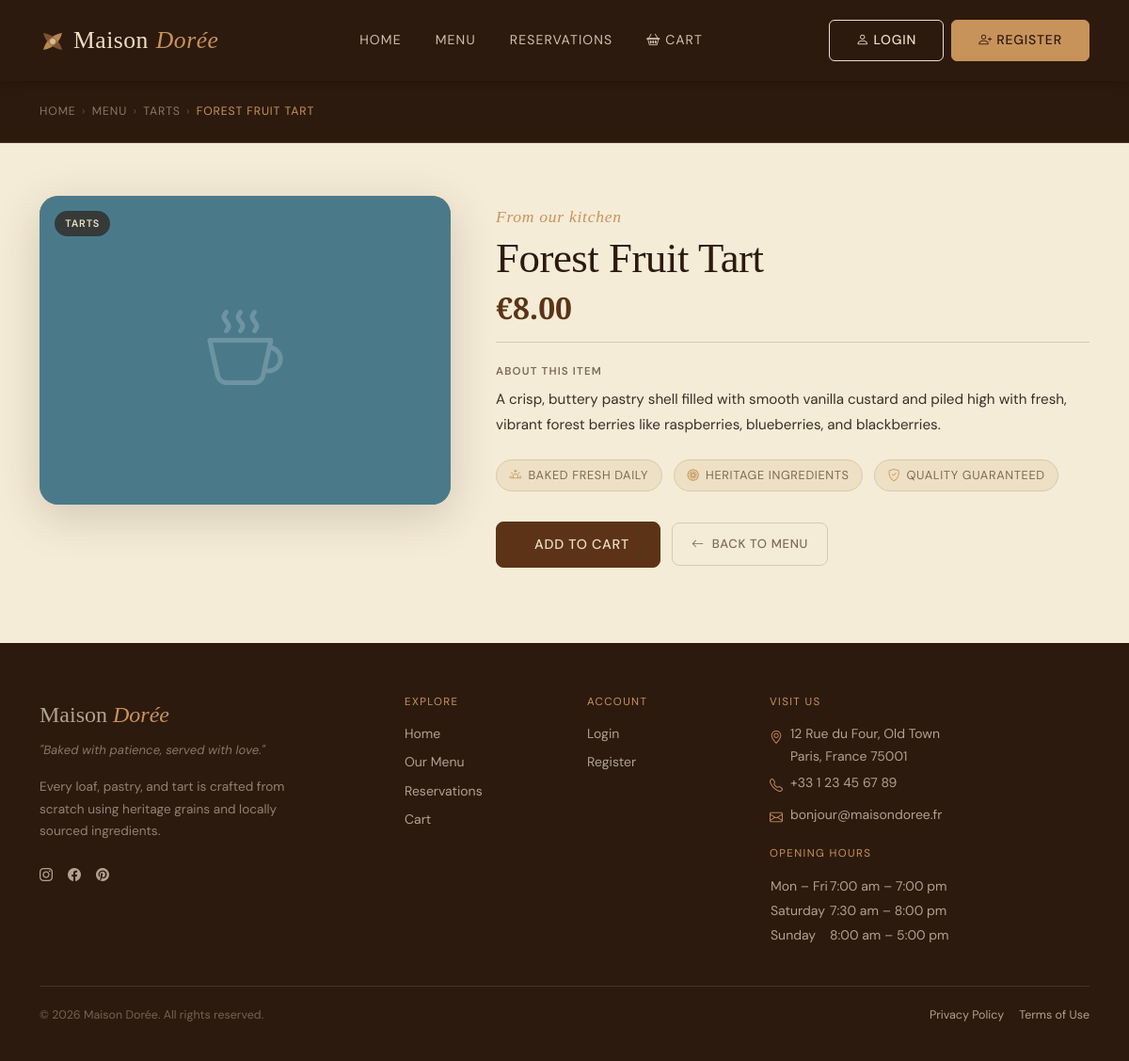
The app's page /product_details.php?id=27 with its own data.
### tables this page shows
CREATE TABLE `products` (
  `id` int(11) NOT NULL,
  `category_id` int(11) DEFAULT NULL,
  `name` varchar(100) NOT NULL,
  `description` text DEFAULT NULL,
  `price` decimal(10,2) NOT NULL,
  `image_url` varchar(255) DEFAULT NULL
);

CREATE TABLE `categories` (
  `id` int(11) NOT NULL,
  `name` varchar(50) NOT NULL
);

### db_connect.php (called while the page is built, shortened)
<?php
function db(): PDO {
    static $pdo = null;
    $dsn = sprintf('mysql:host=%s;port=%s;dbname=%s;charset=%s', DB_HOST, DB_PORT, DB_NAME, DB_CHARSET);
    $options = [
        PDO::ATTR_ERRMODE            => PDO::ERRMODE_EXCEPTION,
        PDO::ATTR_DEFAULT_FETCH_MODE => PDO::FETCH_ASSOC,
        PDO::ATTR_EMULATE_PREPARES   => false,
    ];
    try {
        $pdo = new PDO($dsn, DB_USER, DB_PASS, $options);
    } catch (PDOException $e) {
        error_log($e->getMessage());
        exit('Connection failed.');
    }
    return $pdo;
}
function db_fetch_one(string $sql, array $params = []): ?array {
    $stmt = db()->prepare($sql);
    $stmt->execute($params);
    $row = $stmt->fetch();
    return $row !== false ? $row : null;
}
?>

### product_details.php (the view, shortened to what this page needs)
<?php
require_once __DIR__ . '/db_connect.php';
$productId = filter_input(INPUT_GET, 'id', FILTER_VALIDATE_INT, [
    'options' => ['min_range' => 1],
]);
$product = db_fetch_one(
    'SELECT
         p.id,
         p.name,
         p.description,
         p.price,
         p.image_url,
         c.id   AS category_id,
         c.name AS category_name
     FROM products p
     JOIN categories c ON c.id = p.category_id
    WHERE p.id = :id
    LIMIT 1',
    [':id' => $productId]
);
$price  = number_format((float) $product['price'], 2);
$swatchColors = ['#C8935A','#9C6B3C','#5C3317','#EDE0C4','#C2796A','#6B7A3C','#4A7A8A'];
$swatch = $swatchColors[$product['id'] % count($swatchColors)];
require_once __DIR__ . '/header.php';
?>
<section class="pd-hero" aria-label="Product breadcrumb">
    <div class="container">
        <nav aria-label="Breadcrumb" class="pd-breadcrumb">
            <a href="index.php">Home</a>
            <span aria-hidden="true">›</span>
            <a href="products.php">Menu</a>
            <?php if (!empty($product['category_name'])): ?>
                <span aria-hidden="true">›</span>
                <a href="products.php?category_id=<?= (int) $product['category_id'] ?>">
                    <?= htmlspecialchars($product['category_name']) ?>
                </a>
            <?php endif; ?>
            <span aria-hidden="true">›</span>
            <span aria-current="page"><?= htmlspecialchars($product['name']) ?></span>
        </nav>
    </div>
</section>
<section class="pd-section" aria-labelledby="pd-product-name">
    <div class="container">
        <div class="row g-5 align-items-start">
            <div class="col-12 col-lg-5">
                <div class="pd-image-wrap">
                    <div class="pd-image-swatch"
                         style="background-color:<?= $swatch ?>;"
                         aria-hidden="true">
                        <i class="bi bi-cup-hot pd-image-swatch__icon"></i>
                    </div>
                    <?php if (!empty($product['category_name'])): ?>
                        <span class="pd-image-badge">
                            <?= htmlspecialchars($product['category_name']) ?>
                        </span>
                    <?php endif; ?>
                </div>
            </div>
            <div class="col-12 col-lg-7">
                <div class="pd-details">
                    <span class="label-script">From our kitchen</span>
                    <h1 class="pd-details__name" id="pd-product-name">
                        <?= htmlspecialchars($product['name']) ?>
                    </h1>
                    <p class="pd-details__price" aria-label="Price: €<?= $price ?>">
                        €<?= $price ?>
                    </p>
                    <hr class="pd-divider">
                    <?php if (!empty($product['description'])): ?>
                        <div class="pd-details__desc">
                            <h2 class="pd-details__desc-label">About this item</h2>
                            <p><?= nl2br(htmlspecialchars($product['description'])) ?></p>
                        </div>
                    <?php else: ?>
                        <p class="pd-details__desc-empty">
                            No description available for this product yet.
                        </p>
                    <?php endif; ?>
                    <ul class="pd-trust" aria-label="Product highlights">
                        <li><i class="bi bi-sunrise" aria-hidden="true"></i> Baked fresh daily</li>
                        <li><i class="bi bi-flower1" aria-hidden="true"></i> Heritage ingredients</li>
                        <li><i class="bi bi-shield-check" aria-hidden="true"></i> Quality guaranteed</li>
                    </ul>
                    <div class="pd-actions">
                        <a
                            href="addtocart.php?id=<?= (int) $product['id'] ?>"
                            class="btn btn-primary btn-lg pd-actions__cart"
                            aria-label="Add <?= htmlspecialchars($product['name']) ?> to cart">
                            Add to Cart
                        </a>
                        <a
                            href="products.php<?= !empty($product['category_id']) ? '?category_id=' . (int)$product['category_id'] : '' ?>"
                            class="btn btn-ghost pd-actions__back">
                            <i class="bi bi-arrow-left me-1" aria-hidden="true"></i>
                            Back to Menu
                        </a>
                    </div>
                </div>
            </div>
        </div>
    </div>
</section>
<?php require_once __DIR__ . '/footer.php'; ?>

### style.css (style rules this page uses)
:root { --cafe-espresso: #2C1A0E; --cafe-coffee: #5C3317; --cafe-latte: #9C6B3C; --cafe-caramel: #C8935A; --cafe-cream: #F5ECD7; --cafe-parchment: #EDE0C4; --cafe-milk: #FAF6EF; --cafe-rose: #C2796A; --cafe-rose-light: #EBD5D0; --cafe-charcoal: #3A2E27; --cafe-muted: #7D6B5A; --cafe-border: #D9C9AE; --cafe-white: #FFFFFF; --bs-body-bg: var(--cafe-cream); --bs-body-color: var(--cafe-charcoal); --bs-body-font-family: 'DM Sans', sans-serif; --bs-body-font-size: 1rem; --bs-body-line-height: 1.7; --bs-border-color: var(--cafe-border); --bs-border-radius: 0.5rem; --bs-border-radius-lg: 0.75rem; --bs-border-radius-xl: 1.25rem; --bs-primary: var(--cafe-coffee); --bs-primary-rgb: 92, 51, 23; --bs-secondary: var(--cafe-latte); --bs-secondary-rgb: 156, 107, 60; --bs-success: #5C7A55; --bs-danger: var(--cafe-rose); --bs-warning: var(--cafe-caramel); --bs-light: var(--cafe-milk); --bs-dark: var(--cafe-espresso); --font-display: 'Cormorant Garamond', Georgia, serif; --font-body: 'DM Sans', system-ui, sans-serif; --shadow-sm: 0 1px 4px rgba(44, 26, 14, 0.10); --shadow-md: 0 4px 16px rgba(44, 26, 14, 0.12); --shadow-lg: 0 12px 40px rgba(44, 26, 14, 0.16); --transition-base: 0.25s ease; --transition-slow: 0.45s cubic-bezier(.4,0,.2,1); }
*, *::before, *::after { box-sizing: border-box; }
html { scroll-behavior: smooth; }
body { background-color: var(--cafe-cream); color: var(--cafe-charcoal); font-family: var(--font-body); font-size: 1rem; line-height: 1.7; }
h1, h2, h3, h4, h5, h6, .display-1, .display-2, .display-3, .display-4, .display-5, .display-6 { font-family: var(--font-display); font-weight: 400; line-height: 1.15; letter-spacing: -0.01em; color: var(--cafe-espresso); }
a { color: var(--cafe-latte); text-decoration: none; transition: color var(--transition-base); }
.label-script { display: block; font-family: var(--font-display); font-style: italic; font-size: 1.1rem; color: var(--cafe-caramel); letter-spacing: 0.04em; margin-bottom: 0.25rem; }
.btn { border-radius: 0.375rem; font-family: var(--font-body); font-size: 0.875rem; letter-spacing: 0.06em; text-transform: uppercase; font-weight: 500; padding: 0.65rem 1.75rem; transition: background-color var(--transition-base), border-color var(--transition-base), box-shadow var(--transition-base), transform var(--transition-base); }
.btn-primary { background-color: var(--cafe-coffee); border-color: var(--cafe-coffee); color: var(--cafe-parchment); }
.btn-ghost { background: transparent; border: 1px solid var(--cafe-border); color: var(--cafe-charcoal); }

### records on screen
products: category.name "TARTS", name "FOREST FRUIT TART", name "Forest Fruit Tart", price "8.00", description "A crisp, buttery pastry shell filled with smooth vanilla custard and piled high with fresh, vibrant forest berries like raspberries, blueberries, and blackberries."
